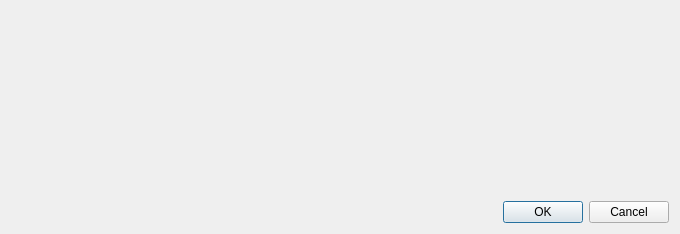
<?xml version="1.0" encoding="UTF-8"?>
<ui version="4.0">
 <class>EnzymesSelectorDialog</class>
 <widget class="QDialog" name="EnzymesSelectorDialog">
  <property name="geometry">
   <rect>
    <x>0</x>
    <y>0</y>
    <width>680</width>
    <height>234</height>
   </rect>
  </property>
  <property name="sizePolicy">
   <sizepolicy hsizetype="Expanding" vsizetype="Expanding">
    <horstretch>0</horstretch>
    <verstretch>0</verstretch>
   </sizepolicy>
  </property>
  <property name="windowTitle">
   <string>Select Enzymes</string>
  </property>
  <layout class="QVBoxLayout" name="verticalLayout_2">
   <item>
    <widget class="QWidget" name="enzymesSelectorWidget" native="true">
     <property name="sizePolicy">
      <sizepolicy hsizetype="Preferred" vsizetype="Expanding">
       <horstretch>0</horstretch>
       <verstretch>0</verstretch>
      </sizepolicy>
     </property>
    </widget>
   </item>
   <item>
    <widget class="QDialogButtonBox" name="buttonBox">
     <property name="standardButtons">
      <set>QDialogButtonBox::StandardButton::Cancel|QDialogButtonBox::StandardButton::Ok</set>
     </property>
    </widget>
   </item>
  </layout>
 </widget>
 <resources/>
 <connections>
  <connection>
   <sender>buttonBox</sender>
   <signal>accepted()</signal>
   <receiver>EnzymesSelectorDialog</receiver>
   <slot>accept()</slot>
   <hints>
    <hint type="sourcelabel">
     <x>339</x>
     <y>213</y>
    </hint>
    <hint type="destinationlabel">
     <x>339</x>
     <y>116</y>
    </hint>
   </hints>
  </connection>
  <connection>
   <sender>buttonBox</sender>
   <signal>rejected()</signal>
   <receiver>EnzymesSelectorDialog</receiver>
   <slot>reject()</slot>
   <hints>
    <hint type="sourcelabel">
     <x>339</x>
     <y>213</y>
    </hint>
    <hint type="destinationlabel">
     <x>339</x>
     <y>116</y>
    </hint>
   </hints>
  </connection>
 </connections>
</ui>
